Frame 1 (no input): blank canvas, image omitted
Frame 60 (the mouse pressed at the canvas centre just before this capture): blank canvas, image omitted
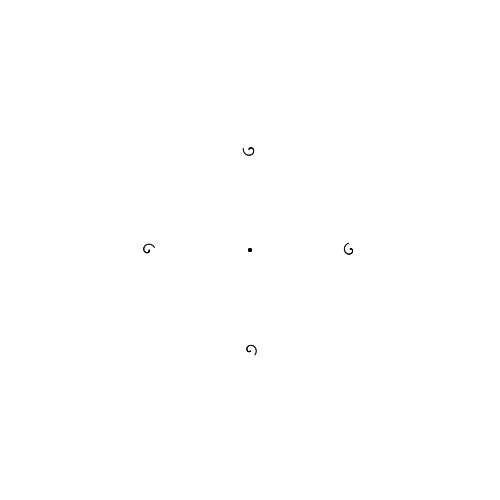
Frame 120 (the mouse held since frame 60 and released just before this capture)

The Processing sketch whose frames 1 and 60 were blank and that drew this single picture after the mouse press (run headless with seeded random() and noise(); from frame 60 on, the mouse is pressed at the canvas centre):

// Processing sketch: processing_147057
// ── processing_147057.pde

float r = 1; 
float t = 0;
float aq = 0.05;
boolean c1 = true;
boolean c2 = true;
boolean c3 = true;
boolean c4 = true;

void setup() {
  background(255, 255, 255);
  size(500, 500);
  smooth();
  noStroke();
  fill(0, 0, 0, 200);
}

void draw() {
  r+= aq;
  t += aq;
  float x = r * cos(t);
  float y = r * sin(t);
  float x2 = r * cos(t+10);
  float y2 = r * sin(t+10);
  float x3 = r * cos(t+20);
  float y3 = r * sin(t+20);
  float x4 = r * cos(t+30);
  float y4 = r * sin(t+30);
  ellipse(250,250,3,3);
  if (aq>0.021) {
    aq-=0.00001;
  }
  else {
    //stop();
  }
  if(dist(x-102 + width/2,y + height/2,250,250)<2){
    c1=false;
  }
  if(dist(x2 + width/2,y2-100 + height/2,250,250)<2){
    c2=false;
  }
  if(dist(x3 + width/2,y3+100 + height/2,250,250)<2){
    c3=false;
  }
  if(dist(x4+100 + width/2,y4 + height/2,250,250)<2){
    c4=false;
  }
  if(c1){
  ellipse(x-102 + width/2, y + height/2, 1, 1);
  }
  if(c2){
  ellipse(x2 + width/2, y2-100 + height/2, 1, 1);
  }
  if(c3){
  ellipse(x3 + width/2, y3+100 + height/2, 1, 1);
  }
  if(c4){
  ellipse(x4+100 + width/2, y4 + height/2, 1, 1);
  }
}
